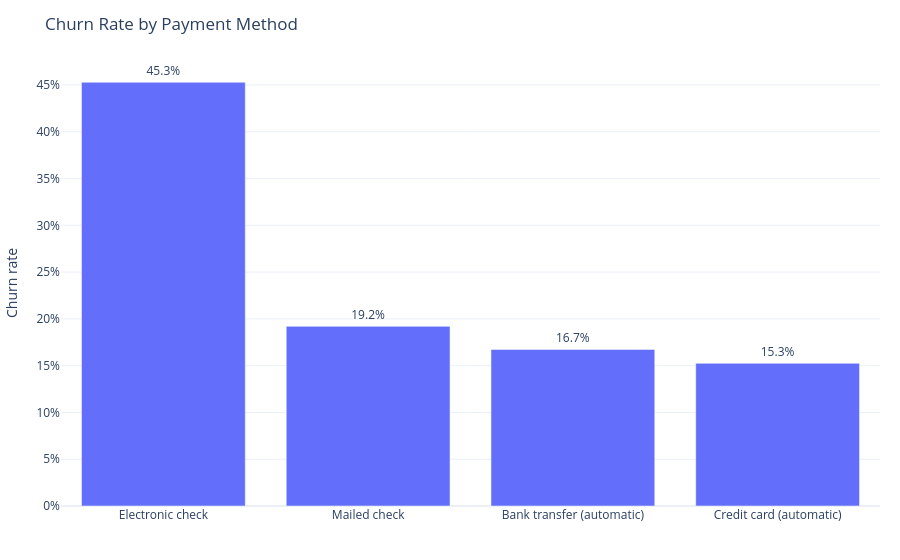

The code cell stored with this chart in its notebook:
### Markdown cell above
## Churn by Payment Method

Payment behavior can act as a proxy for customer convenience, engagement, and operational friction. It is useful to compare churn across payment channels because some methods are more associated with automatic renewal and lower customer effort.

### Code cell
payment_summary = summarize_churn(df, "payment_method").sort_values("churn_rate", ascending=False)
payment_display = payment_summary.copy()
payment_display["churn_rate_pct"] = (payment_display["churn_rate"] * 100).round(2)
display(payment_display[["payment_method", "customers", "churners", "churn_rate_pct"]])

fig = px.bar(
    payment_summary,
    x="payment_method",
    y="churn_rate",
    text=payment_summary["churn_rate"].map(lambda x: f"{x:.1%}"),
    title="Churn Rate by Payment Method",
    labels={"payment_method": "Payment method", "churn_rate": "Churn rate"},
)
fig.update_traces(textposition="outside")
fig.update_yaxes(tickformat=".0%")
fig.update_layout(xaxis_title="", yaxis_title="Churn rate", margin=dict(l=20, r=20, t=60, b=20))
fig.show()

### Figure 1 — Plotly figure (JSON) as saved in the notebook; plotly's stock layout.template omitted (floating-point values rounded to 4 significant figures)
{"data": [{"hovertemplate": "Payment method=%{x}<br>Churn rate=%{y}<br>text=%{text}<extra></extra>", "legendgroup": "", "marker": {"color": "#636efa", "pattern": {"shape": ""}}, "name": "", "orientation": "v", "showlegend": false, "text": ["45.3%", "19.2%", "16.7%", "15.3%"], "textposition": "outside", "type": "bar", "x": ["Electronic check", "Mailed check", "Bank transfer (automatic)", "Credit card (automatic)"], "xaxis": "x", "y": [0.4529, 0.192, 0.1673, 0.1525], "yaxis": "y"}], "layout": {"barmode": "relative", "legend": {"tracegroupgap": 0}, "margin": {"b": 20, "l": 20, "r": 20, "t": 60}, "title": {"text": "Churn Rate by Payment Method"}, "xaxis": {"anchor": "y", "domain": [0, 1], "title": {"text": ""}}, "yaxis": {"anchor": "x", "domain": [0, 1], "tickformat": ".0%", "title": {"text": "Churn rate"}}}}
